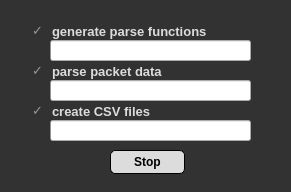
<?xml version="1.0" encoding="UTF-8"?>
<ui version="4.0">
 <class>ProgressWindow</class>
 <widget class="QDialog" name="ProgressWindow">
  <property name="geometry">
   <rect>
    <x>0</x>
    <y>0</y>
    <width>291</width>
    <height>192</height>
   </rect>
  </property>
  <property name="windowTitle">
   <string>Dialog</string>
  </property>
  <property name="modal">
   <bool>true</bool>
  </property>
  <widget class="QProgressBar" name="progress_bar1">
   <property name="enabled">
    <bool>true</bool>
   </property>
   <property name="geometry">
    <rect>
     <x>50</x>
     <y>40</y>
     <width>201</width>
     <height>21</height>
    </rect>
   </property>
   <property name="minimumSize">
    <size>
     <width>0</width>
     <height>0</height>
    </size>
   </property>
   <property name="palette">
    <palette>
     <active>
      <colorrole role="Accent">
       <brush brushstyle="SolidPattern">
        <color alpha="255">
         <red>28</red>
         <green>221</green>
         <blue>15</blue>
        </color>
       </brush>
      </colorrole>
     </active>
     <inactive>
      <colorrole role="Accent">
       <brush brushstyle="SolidPattern">
        <color alpha="255">
         <red>28</red>
         <green>221</green>
         <blue>15</blue>
        </color>
       </brush>
      </colorrole>
     </inactive>
     <disabled>
      <colorrole role="Accent">
       <brush brushstyle="SolidPattern">
        <color alpha="255">
         <red>28</red>
         <green>221</green>
         <blue>15</blue>
        </color>
       </brush>
      </colorrole>
     </disabled>
    </palette>
   </property>
   <property name="font">
    <font>
     <pointsize>10</pointsize>
     <bold>true</bold>
    </font>
   </property>
   <property name="styleSheet">
    <string notr="true"/>
   </property>
   <property name="maximum">
    <number>100</number>
   </property>
   <property name="value">
    <number>0</number>
   </property>
   <property name="textVisible">
    <bool>false</bool>
   </property>
   <property name="textDirection">
    <enum>QProgressBar::Direction::TopToBottom</enum>
   </property>
   <property name="format">
    <string/>
   </property>
  </widget>
  <widget class="QMdiArea" name="mdiArea">
   <property name="geometry">
    <rect>
     <x>0</x>
     <y>0</y>
     <width>701</width>
     <height>321</height>
    </rect>
   </property>
   <property name="sizePolicy">
    <sizepolicy hsizetype="Fixed" vsizetype="Fixed">
     <horstretch>0</horstretch>
     <verstretch>0</verstretch>
    </sizepolicy>
   </property>
   <property name="focusPolicy">
    <enum>Qt::FocusPolicy::ClickFocus</enum>
   </property>
   <property name="acceptDrops">
    <bool>false</bool>
   </property>
   <property name="styleSheet">
    <string notr="true">background-color: rgb(70, 70, 70);
border-color: rgb(56, 56, 56);</string>
   </property>
   <property name="background">
    <brush brushstyle="SolidPattern">
     <color alpha="255">
      <red>50</red>
      <green>50</green>
      <blue>50</blue>
     </color>
    </brush>
   </property>
  </widget>
  <widget class="QLineEdit" name="edit_create">
   <property name="geometry">
    <rect>
     <x>50</x>
     <y>100</y>
     <width>191</width>
     <height>22</height>
    </rect>
   </property>
   <property name="sizePolicy">
    <sizepolicy hsizetype="Fixed" vsizetype="Fixed">
     <horstretch>0</horstretch>
     <verstretch>0</verstretch>
    </sizepolicy>
   </property>
   <property name="font">
    <font>
     <pointsize>10</pointsize>
     <bold>true</bold>
     <kerning>true</kerning>
    </font>
   </property>
   <property name="mouseTracking">
    <bool>false</bool>
   </property>
   <property name="focusPolicy">
    <enum>Qt::FocusPolicy::ClickFocus</enum>
   </property>
   <property name="styleSheet">
    <string notr="true">color: rgb(220, 220, 220);
background-color: transparent;</string>
   </property>
   <property name="inputMask">
    <string/>
   </property>
   <property name="text">
    <string>create CSV files</string>
   </property>
   <property name="frame">
    <bool>false</bool>
   </property>
   <property name="readOnly">
    <bool>true</bool>
   </property>
  </widget>
  <widget class="QProgressBar" name="progress_bar2">
   <property name="enabled">
    <bool>true</bool>
   </property>
   <property name="geometry">
    <rect>
     <x>50</x>
     <y>80</y>
     <width>201</width>
     <height>21</height>
    </rect>
   </property>
   <property name="minimumSize">
    <size>
     <width>0</width>
     <height>0</height>
    </size>
   </property>
   <property name="palette">
    <palette>
     <active>
      <colorrole role="Accent">
       <brush brushstyle="SolidPattern">
        <color alpha="255">
         <red>28</red>
         <green>221</green>
         <blue>15</blue>
        </color>
       </brush>
      </colorrole>
     </active>
     <inactive>
      <colorrole role="Accent">
       <brush brushstyle="SolidPattern">
        <color alpha="255">
         <red>28</red>
         <green>221</green>
         <blue>15</blue>
        </color>
       </brush>
      </colorrole>
     </inactive>
     <disabled>
      <colorrole role="Accent">
       <brush brushstyle="SolidPattern">
        <color alpha="255">
         <red>28</red>
         <green>221</green>
         <blue>15</blue>
        </color>
       </brush>
      </colorrole>
     </disabled>
    </palette>
   </property>
   <property name="font">
    <font>
     <pointsize>10</pointsize>
     <bold>true</bold>
    </font>
   </property>
   <property name="styleSheet">
    <string notr="true"/>
   </property>
   <property name="maximum">
    <number>100</number>
   </property>
   <property name="value">
    <number>0</number>
   </property>
   <property name="textVisible">
    <bool>false</bool>
   </property>
   <property name="textDirection">
    <enum>QProgressBar::Direction::TopToBottom</enum>
   </property>
   <property name="format">
    <string/>
   </property>
  </widget>
  <widget class="QProgressBar" name="progress_bar3">
   <property name="enabled">
    <bool>true</bool>
   </property>
   <property name="geometry">
    <rect>
     <x>50</x>
     <y>120</y>
     <width>201</width>
     <height>21</height>
    </rect>
   </property>
   <property name="minimumSize">
    <size>
     <width>0</width>
     <height>0</height>
    </size>
   </property>
   <property name="palette">
    <palette>
     <active>
      <colorrole role="Accent">
       <brush brushstyle="SolidPattern">
        <color alpha="255">
         <red>28</red>
         <green>221</green>
         <blue>15</blue>
        </color>
       </brush>
      </colorrole>
     </active>
     <inactive>
      <colorrole role="Accent">
       <brush brushstyle="SolidPattern">
        <color alpha="255">
         <red>28</red>
         <green>221</green>
         <blue>15</blue>
        </color>
       </brush>
      </colorrole>
     </inactive>
     <disabled>
      <colorrole role="Accent">
       <brush brushstyle="SolidPattern">
        <color alpha="255">
         <red>28</red>
         <green>221</green>
         <blue>15</blue>
        </color>
       </brush>
      </colorrole>
     </disabled>
    </palette>
   </property>
   <property name="font">
    <font>
     <pointsize>10</pointsize>
     <bold>true</bold>
    </font>
   </property>
   <property name="styleSheet">
    <string notr="true"/>
   </property>
   <property name="maximum">
    <number>100</number>
   </property>
   <property name="value">
    <number>0</number>
   </property>
   <property name="textVisible">
    <bool>false</bool>
   </property>
   <property name="textDirection">
    <enum>QProgressBar::Direction::TopToBottom</enum>
   </property>
   <property name="format">
    <string/>
   </property>
  </widget>
  <widget class="QPushButton" name="btn_bottom">
   <property name="geometry">
    <rect>
     <x>110</x>
     <y>150</y>
     <width>75</width>
     <height>24</height>
    </rect>
   </property>
   <property name="font">
    <font>
     <pointsize>9</pointsize>
     <bold>true</bold>
     <kerning>true</kerning>
    </font>
   </property>
   <property name="focusPolicy">
    <enum>Qt::FocusPolicy::ClickFocus</enum>
   </property>
   <property name="styleSheet">
    <string notr="true">border: 1px solid black;
border-radius: 5px;

background-color: rgb(220, 220, 220);</string>
   </property>
   <property name="text">
    <string>Stop</string>
   </property>
  </widget>
  <widget class="QLineEdit" name="edit_check3">
   <property name="geometry">
    <rect>
     <x>30</x>
     <y>100</y>
     <width>21</width>
     <height>22</height>
    </rect>
   </property>
   <property name="sizePolicy">
    <sizepolicy hsizetype="Fixed" vsizetype="Fixed">
     <horstretch>0</horstretch>
     <verstretch>0</verstretch>
    </sizepolicy>
   </property>
   <property name="font">
    <font>
     <pointsize>10</pointsize>
     <bold>true</bold>
     <kerning>true</kerning>
    </font>
   </property>
   <property name="mouseTracking">
    <bool>false</bool>
   </property>
   <property name="focusPolicy">
    <enum>Qt::FocusPolicy::ClickFocus</enum>
   </property>
   <property name="styleSheet">
    <string notr="true">color: rgb(150, 150, 150);
background-color: transparent;</string>
   </property>
   <property name="inputMask">
    <string/>
   </property>
   <property name="text">
    <string>✓</string>
   </property>
   <property name="frame">
    <bool>false</bool>
   </property>
   <property name="readOnly">
    <bool>true</bool>
   </property>
  </widget>
  <widget class="QLineEdit" name="edit_parse">
   <property name="geometry">
    <rect>
     <x>50</x>
     <y>60</y>
     <width>191</width>
     <height>22</height>
    </rect>
   </property>
   <property name="sizePolicy">
    <sizepolicy hsizetype="Fixed" vsizetype="Fixed">
     <horstretch>0</horstretch>
     <verstretch>0</verstretch>
    </sizepolicy>
   </property>
   <property name="font">
    <font>
     <pointsize>10</pointsize>
     <bold>true</bold>
     <kerning>true</kerning>
    </font>
   </property>
   <property name="mouseTracking">
    <bool>false</bool>
   </property>
   <property name="focusPolicy">
    <enum>Qt::FocusPolicy::ClickFocus</enum>
   </property>
   <property name="styleSheet">
    <string notr="true">color: rgb(220, 220, 220);
background-color: transparent;</string>
   </property>
   <property name="inputMask">
    <string/>
   </property>
   <property name="text">
    <string>parse packet data</string>
   </property>
   <property name="frame">
    <bool>false</bool>
   </property>
   <property name="readOnly">
    <bool>true</bool>
   </property>
  </widget>
  <widget class="QLineEdit" name="edit_check2">
   <property name="geometry">
    <rect>
     <x>30</x>
     <y>60</y>
     <width>21</width>
     <height>22</height>
    </rect>
   </property>
   <property name="sizePolicy">
    <sizepolicy hsizetype="Fixed" vsizetype="Fixed">
     <horstretch>0</horstretch>
     <verstretch>0</verstretch>
    </sizepolicy>
   </property>
   <property name="font">
    <font>
     <pointsize>10</pointsize>
     <bold>true</bold>
     <kerning>true</kerning>
    </font>
   </property>
   <property name="mouseTracking">
    <bool>false</bool>
   </property>
   <property name="focusPolicy">
    <enum>Qt::FocusPolicy::ClickFocus</enum>
   </property>
   <property name="styleSheet">
    <string notr="true">color: rgb(150, 150, 150);
background-color: transparent;</string>
   </property>
   <property name="inputMask">
    <string/>
   </property>
   <property name="text">
    <string>✓</string>
   </property>
   <property name="frame">
    <bool>false</bool>
   </property>
   <property name="readOnly">
    <bool>true</bool>
   </property>
  </widget>
  <widget class="QLineEdit" name="edit_generate">
   <property name="geometry">
    <rect>
     <x>50</x>
     <y>20</y>
     <width>191</width>
     <height>22</height>
    </rect>
   </property>
   <property name="sizePolicy">
    <sizepolicy hsizetype="Fixed" vsizetype="Fixed">
     <horstretch>0</horstretch>
     <verstretch>0</verstretch>
    </sizepolicy>
   </property>
   <property name="font">
    <font>
     <pointsize>10</pointsize>
     <bold>true</bold>
     <kerning>true</kerning>
    </font>
   </property>
   <property name="mouseTracking">
    <bool>false</bool>
   </property>
   <property name="focusPolicy">
    <enum>Qt::FocusPolicy::ClickFocus</enum>
   </property>
   <property name="styleSheet">
    <string notr="true">color: rgb(220, 220, 220);
background-color: transparent;</string>
   </property>
   <property name="inputMask">
    <string/>
   </property>
   <property name="text">
    <string>generate parse functions</string>
   </property>
   <property name="frame">
    <bool>false</bool>
   </property>
   <property name="readOnly">
    <bool>true</bool>
   </property>
  </widget>
  <widget class="QLineEdit" name="edit_check1">
   <property name="geometry">
    <rect>
     <x>30</x>
     <y>20</y>
     <width>21</width>
     <height>22</height>
    </rect>
   </property>
   <property name="sizePolicy">
    <sizepolicy hsizetype="Fixed" vsizetype="Fixed">
     <horstretch>0</horstretch>
     <verstretch>0</verstretch>
    </sizepolicy>
   </property>
   <property name="font">
    <font>
     <pointsize>10</pointsize>
     <bold>true</bold>
     <kerning>true</kerning>
    </font>
   </property>
   <property name="mouseTracking">
    <bool>false</bool>
   </property>
   <property name="focusPolicy">
    <enum>Qt::FocusPolicy::ClickFocus</enum>
   </property>
   <property name="styleSheet">
    <string notr="true">color: rgb(150, 150, 150);
background-color: transparent;</string>
   </property>
   <property name="inputMask">
    <string/>
   </property>
   <property name="text">
    <string>✓</string>
   </property>
   <property name="frame">
    <bool>false</bool>
   </property>
   <property name="readOnly">
    <bool>true</bool>
   </property>
  </widget>
  <zorder>mdiArea</zorder>
  <zorder>progress_bar1</zorder>
  <zorder>edit_create</zorder>
  <zorder>progress_bar2</zorder>
  <zorder>progress_bar3</zorder>
  <zorder>btn_bottom</zorder>
  <zorder>edit_check3</zorder>
  <zorder>edit_parse</zorder>
  <zorder>edit_check2</zorder>
  <zorder>edit_generate</zorder>
  <zorder>edit_check1</zorder>
 </widget>
 <resources/>
 <connections/>
</ui>
